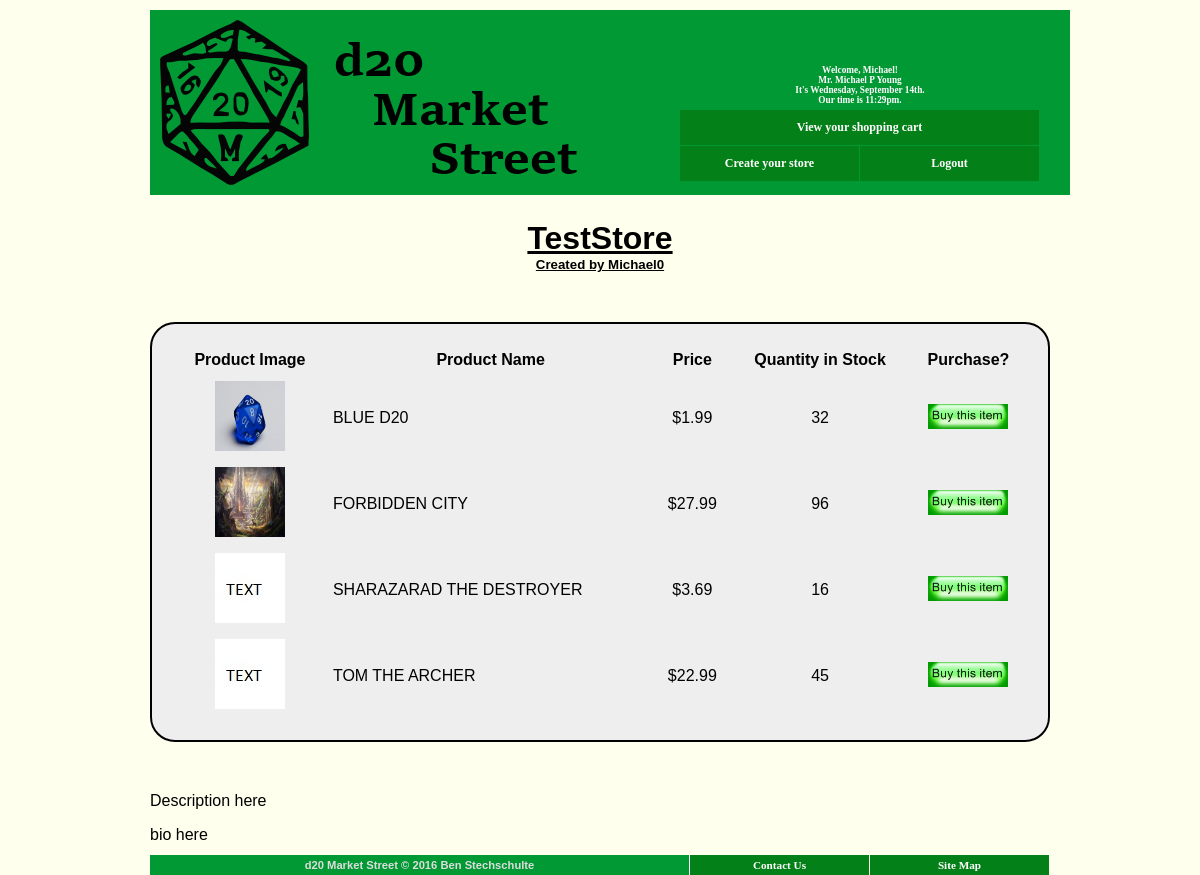
The app's page /store.php?store=12 (signed in) with its own data.
### tables this page shows
CREATE TABLE `Personal_Store`
(
  `store_id` INT NOT NULL AUTO_INCREMENT,
  `store_name` VARCHAR(20) NOT NULL,
  `store_description` TEXT NULL,
  `creator_bio` TEXT NULL,
  `customer_id` INT NOT NULL,
  PRIMARY KEY (`store_id`),
  UNIQUE(`store_name`)
);

CREATE TABLE `customers`
(
  `customer_id` INT(11) NOT NULL AUTO_INCREMENT,
  `salutation` VARCHAR(10) NOT NULL,
  `customer_first_name` VARCHAR(24) NOT NULL,
  `customer_middle_initial` CHAR(1) NULL,
  `customer_last_name` VARCHAR(24) NOT NULL,
  `gender` VARCHAR(1) NOT NULL,
  `email_address` VARCHAR(60) NOT NULL,
  `username` VARCHAR(60) NOT NULL,
  `password` VARCHAR(25) NOT NULL,
  `street_address` text NOT NULL,
  `town_city` VARCHAR(40) NOT NULL,
  `county` VARCHAR(2) NOT NULL,
  `country` VARCHAR(40) NOT NULL,
  `zip_code` VARCHAR(9) NOT NULL,
  PRIMARY KEY (`customer_id`),
  UNIQUE (
		`email_address`,
		`username`)
);

CREATE TABLE `Products`
(
  `product_id` INT NOT NULL AUTO_INCREMENT,
  `product_category_code` VARCHAR(7) NOT NULL,
  `product_name` TINYTEXT NOT NULL,
  `product_price` DOUBLE NOT NULL,
  `product_inventory` INT NOT NULL,
  `product_size` VARCHAR(10) NOT NULL,
  `product_description` TEXT NOT NULL,
  `product_image_url` TINYTEXT NOT NULL,
  `product_additional_details` TINYTEXT NOT NULL,
  `store_id` INT NULL,
  PRIMARY KEY (`product_id`)
);

### scripts/displayStore.php (the view)
<?php
include 'db.php';
if($_GET["store"] != ""){
    $store_id = stripslashes($_GET["store"]);
    $query = "SELECT * FROM `Products` WHERE `store_id` = '".$store_id."' ORDER BY product_name ASC";
    $category = mysqli_query($db_connection, $query)
        or die(mysqli_error($db_connection));
    $numRecords = mysqli_num_rows($category);
    if($numRecords > 0){
        $store = getStore($store_id);
        $creator_name = getCreatorName($store["customer_id"]);
        echo "<div id=\"title\"><h1>".$store["store_name"]."</h1>"
                . "<h5>Created by ".$creator_name."</h5></div>";
        echo "<div class=\"Products\"><table>";
        echo "<tr><td align='center'><strong>Product Image</strong></td>
            <td align='center'><strong>Product Name</strong></td>
            <td align='center'><strong>Price</strong></td>
            <td align='center'><strong>Quantity in Stock</strong></td>
            <td align='center'><strong>Purchase?</strong></td></tr>";
        for ($i = 0; $i < $numRecords; $i++)
        {
            echo "<tr>";
            $row = mysqli_fetch_array($category);
            echo "<td align='center'>";
            echo  "<img height='70px' width='70px'
                src='".$row["product_image_url"]."'
                alt='Product Image' />";
            echo "</td><td>";
            echo $row["product_name"];
            echo "</td><td align='center'>";
            printf("$%.2f",$row["product_price"]);
            echo "</td><td align='center'>";
            echo $row["product_inventory"];
            echo "</td><td align='center'>";
            echo "<a href=\"purchase.php?prod='".$row["product_id"]."'\">";
            echo "<img src='images/buythisitem.png' alt='Buy this item' /></a>";
            echo "</td></tr>";
        }
        echo "</table><p id=\"store_description\">".$store["store_description"]."</p>"
                ."<p id=\"creator_bio\">".$store["creator_bio"]."</p>"
                . "</div>";
    }
    else{
        echo "<div id=\"title\"><h1>This store does not exist</h1></div>";
    }
}
else{
    header('Location: ../index.php');
}
function getStore($store_id)
{
    include "db.php";
    $query = "SELECT * FROM personal_store WHERE store_id = '$store_id';";
    $order = mysqli_query( $db_connection, $query)
        or die(mysqli_error($db_connection));
    $row = mysqli_fetch_array($order);
    return $row;
}
function getCreatorName($customer_id)
{
    include "db.php";
    $query = "SELECT username FROM customers WHERE customer_id = '$customer_id';";
    $order = mysqli_query( $db_connection, $query)
        or die(mysqli_error($db_connection));
    $row = mysqli_fetch_array($order);
    return $row["username"];
}
?>

### css/default.css (style rules this page uses)
* { padding: 0; margin: 0; }
body { width: 100%; margin-top: 10px; font-family: Verdana, Arial, Helvetica, sans-serif; font-size: 16px; background-color: #FFE; flex: auto; justify-content: center; display: flex; }
div#content p { margin: 1em .2em .7em 0; text-align: left; font-size: 1em; }
div#footer { clear: left; }
div#copyright { float: left; width: 539px; padding: 4px 0; border-right: 1px solid #FFF; background-color: #093; color: #DDD; text-align: center; font-weight: bold; font-size: .7em; }
div#footerMenu { float: left; width: 360px; }
div#title { text-align: center; text-decoration: underline; margin-top: 25px; }
.Links { padding: 0; margin: 0; }
.Links li { padding: 0; margin: 0; float: left; list-style: none; font: bold .7em Verdana; }
.Links li a { display: block; width: 159px; padding: 4px 10px; margin: 0 1px 0 0;; background-color: #048018; color: #FFF; text-align: center; text-decoration: none; }
.Products table { width: 100%; background-color: #EEE; border-style: solid; border-color: black; border-width: 2px; border-radius: 25px; padding: 20px; margin: 50px 0; }
.receipt tr, td { padding: 5px 5px 5px 5px; }

### records on screen
personal_store: store_name "TestStore", customer.username "Michael0", store_description "Description here", creator_bio "bio here"
products: product_image_url (picture), product_name "BLUE D20", product_price "1.99", product_inventory "32"
products: product_image_url (picture), product_name "FORBIDDEN CITY", product_price "27.99", product_inventory "96"
products: product_image_url (picture), product_name "SHARAZARAD THE DESTROYER", product_price "3.69", product_inventory "16"
products: product_image_url (picture), product_name "TOM THE ARCHER", product_price "22.99", product_inventory "45"

### other values on screen
$customer_first_name "Michael"
$salutation "Mr."
$customer_middle_initial "P"
$customer_last_name "Young"
